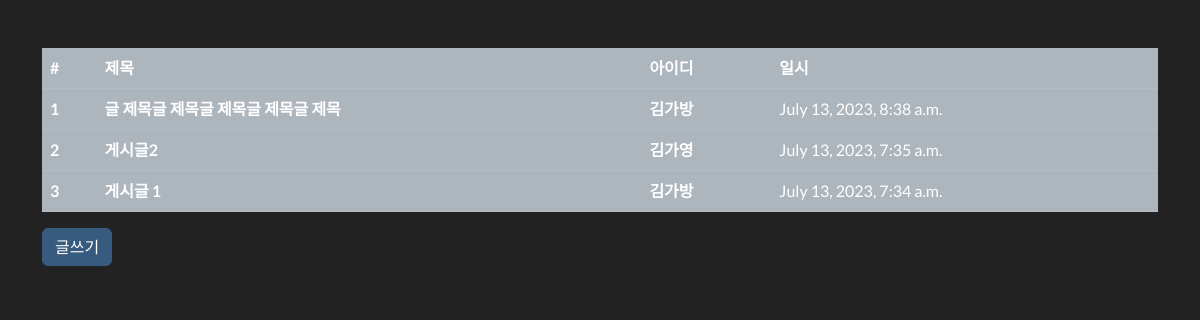
/board/, run on the app's committed database.
### board/models.py (models this page shows, shortened)
class Board(models.Model):
    title = models.CharField(max_length=128, verbose_name="글 제목")
    contents = models.TextField(verbose_name="글 내용")
    writer = models.ForeignKey('user.FcUser', on_delete=models.CASCADE,
                               verbose_name="글 작성자")  # on_delete=models.CASECASE : user가 없어지면 이와 관련된 모든 것을 지움
    registered_dttm = models.DateTimeField(auto_now_add=True, verbose_name="등록 시간")
    class Meta:
        db_table = 'fastcampus_board'  # 앱들과 구분해서 db의 실제 테이블명을 짓기 위해서 사용함
        verbose_name = "패스트캠퍼스 게시글"
        verbose_name_plural = "패스트캠퍼스 게시글 목록"

### user/models.py (models this page shows, shortened)
class FcUser(models.Model):
    user_name = models.CharField(max_length=32, verbose_name="사용자 이름")
    user_email = models.CharField(max_length=128, verbose_name="사용자 이메일")
    password = models.CharField(max_length=64, verbose_name="비밀번호")
    registered_dttm = models.DateTimeField(auto_now_add=True, verbose_name="등록 시간")
    class Meta:
        db_table = 'fastcampus_fcuser' # 앱들과 구분해서 db의 실제 테이블명을 짓기 위해서 사용함
        verbose_name = "패스트캠퍼스 사용자"
        verbose_name_plural = "패스트캠퍼스 사용자들"

### board/views.py (the view)
# urls.py: path("", views.board_list),
def board_list(request):
    boards = Board.objects.all().order_by('-id')
    return render(request, "board_list.html", {"boards": boards})

### board/templates/board_list.html (shortened to what this page needs)
{% extends "base.html" %}
{% block contents %}
<div class="row mt-5">
    <div class="col-12">
        <table class="table table-light">
            <thead class="thead-light">
                <tr>
                    <th>#</th>
                    <th>제목</th>
                    <th>아이디</th>
                    <th>일시</th>
                </tr>
            </thead>
            {% for board in boards %}
            <tbody class="text-dark">
                <tr>
                    <th>{{ forloop.counter }}</th>
                    <th>{{ board.title }}</th>
                    <th>{{ board.writer.user_name }}</th>
                    <td>{{ board.registered_dttm }}</td>
                </tr>
            </tbody>
            {% endfor %}
        </table>
    </div>
</div>
<div class="row">
    <div class="col-12">
        <button class="btn btn-primary">글쓰기</button>
    </div>
</div>
{% endblock %}

### board/templates/base.html (shortened to what this page needs)
<!DOCTYPE html>
<html lang="en">
<head>
    <link rel="stylesheet" href="/static/bootstrap.min.css" />
</head>
<body>
<div class="container">
    {% block contents %}
    {% endblock %}
</div>
</body>
</html>

### data on the page
Board: title "글 제목글 제목글 제목글 제목글 제목", writer.user_name "김가방", registered_dttm "July 13, 2023, 8:38 a.m."
Board: title "게시글2", writer.user_name "김가영", registered_dttm "July 13, 2023, 7:35 a.m."
Board: title "게시글 1", writer.user_name "김가방", registered_dttm "July 13, 2023, 7:34 a.m."
